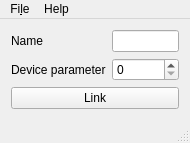
<?xml version="1.0" encoding="UTF-8"?>
<ui version="4.0">
 <class>MainWindow</class>
 <widget class="QMainWindow" name="MainWindow">
  <property name="geometry">
   <rect>
    <x>0</x>
    <y>0</y>
    <width>190</width>
    <height>143</height>
   </rect>
  </property>
  <property name="windowTitle">
   <string>BestPracticesGUI Connector</string>
  </property>
  <widget class="QWidget" name="centralWidget">
   <layout class="QFormLayout" name="formLayout_2">
    <item row="1" column="0">
     <widget class="QLabel" name="nameLabel">
      <property name="text">
       <string>Name</string>
      </property>
     </widget>
    </item>
    <item row="3" column="0" colspan="2">
     <widget class="QPushButton" name="linkButton">
      <property name="sizePolicy">
       <sizepolicy hsizetype="MinimumExpanding" vsizetype="Fixed">
        <horstretch>0</horstretch>
        <verstretch>0</verstretch>
       </sizepolicy>
      </property>
      <property name="text">
       <string>Link</string>
      </property>
     </widget>
    </item>
    <item row="1" column="1">
     <widget class="QLineEdit" name="nameField"/>
    </item>
    <item row="2" column="0">
     <widget class="QLabel" name="deviceLabel">
      <property name="text">
       <string>Device parameter</string>
      </property>
     </widget>
    </item>
    <item row="2" column="1">
     <widget class="QSpinBox" name="deviceField">
      <property name="maximum">
       <number>400</number>
      </property>
     </widget>
    </item>
   </layout>
  </widget>
  <widget class="QMenuBar" name="menuBar">
   <property name="geometry">
    <rect>
     <x>0</x>
     <y>0</y>
     <width>190</width>
     <height>30</height>
    </rect>
   </property>
   <widget class="QMenu" name="menuFile">
    <property name="title">
     <string>Fi&amp;le</string>
    </property>
    <addaction name="actionLoad_Configuration"/>
    <addaction name="actionSave_Configuration"/>
    <addaction name="separator"/>
    <addaction name="actionQuit"/>
   </widget>
   <widget class="QMenu" name="menuAbout">
    <property name="title">
     <string>Help</string>
    </property>
    <addaction name="actionAbout"/>
   </widget>
   <addaction name="menuFile"/>
   <addaction name="menuAbout"/>
  </widget>
  <widget class="QStatusBar" name="statusBar"/>
  <action name="actionLoad_Configuration">
   <property name="text">
    <string>&amp;Load Configuration</string>
   </property>
   <property name="shortcut">
    <string>Ctrl+L</string>
   </property>
  </action>
  <action name="actionSave_Configuration">
   <property name="text">
    <string>&amp;Save Configuration</string>
   </property>
   <property name="shortcut">
    <string>Ctrl+S</string>
   </property>
  </action>
  <action name="actionQuit">
   <property name="text">
    <string>&amp;Quit</string>
   </property>
   <property name="shortcut">
    <string>Ctrl+Q</string>
   </property>
  </action>
  <action name="actionAbout">
   <property name="text">
    <string>&amp;About</string>
   </property>
  </action>
 </widget>
 <layoutdefault spacing="6" margin="11"/>
 <resources/>
 <connections/>
</ui>
